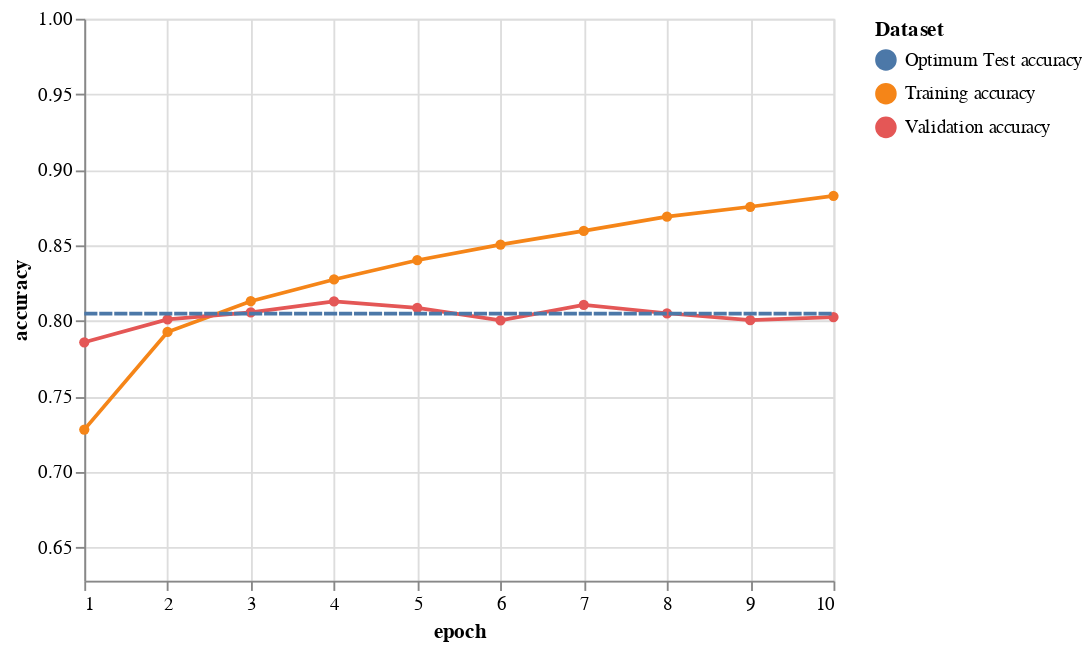

This figure's notebook cell:
### Code cell
training_lines(history.history['acc'], history.history['val_acc'], score[1])

### Figure 1 — Vega-Lite specification as saved in the notebook (floating-point values rounded to 4 significant figures)
{"config": {"view": {"continuousWidth": 400, "continuousHeight": 300}}, "layer": [{"data": {"name": "data-8d17d3fb121da081bcc2285810ee67a3"}, "mark": {"type": "line", "point": true}, "encoding": {"color": {"type": "nominal", "field": "Dataset"}, "x": {"type": "quantitative", "axis": {"tickMinStep": 1}, "field": "epoch"}, "y": {"type": "quantitative", "field": "accuracy", "scale": {"domain": [0.628, 1]}}}}, {"data": {"name": "data-b06acb0512228dd2ae2845ae2ba72f93"}, "mark": {"type": "line", "strokeDash": [7, 1]}, "encoding": {"color": {"type": "nominal", "field": "Dataset"}, "x": {"type": "quantitative", "axis": {"tickMinStep": 1}, "field": "epoch"}, "y": {"type": "quantitative", "field": "accuracy", "scale": {"domain": [0.628, 1]}}}}], "title": {"text": ""}, "$schema": "https://vega.github.io/schema/vega-lite/v4.8.1.json", "datasets": {"data-8d17d3fb121da081bcc2285810ee67a3": [{"accuracy": 0.728, "epoch": 1, "Dataset": "Training accuracy"}, {"accuracy": 0.7926, "epoch": 2, "Dataset": "Training accuracy"}, {"accuracy": 0.813, "epoch": 3, "Dataset": "Training accuracy"}, {"accuracy": 0.8274, "epoch": 4, "Dataset": "Training accuracy"}, {"accuracy": 0.8401, "epoch": 5, "Dataset": "Training accuracy"}, {"accuracy": 0.8505, "epoch": 6, "Dataset": "Training accuracy"}, {"accuracy": 0.8595, "epoch": 7, "Dataset": "Training accuracy"}, {"accuracy": 0.8689, "epoch": 8, "Dataset": "Training accuracy"}, {"accuracy": 0.8755, "epoch": 9, "Dataset": "Training accuracy"}, {"accuracy": 0.8828, "epoch": 10, "Dataset": "Training accuracy"}, {"accuracy": 0.7858, "epoch": 1, "Dataset": "Validation accuracy"}, {"accuracy": 0.801, "epoch": 2, "Dataset": "Validation accuracy"}, {"accuracy": 0.8056, "epoch": 3, "Dataset": "Validation accuracy"}, {"accuracy": 0.8128, "epoch": 4, "Dataset": "Validation accuracy"}, {"accuracy": 0.8085, "epoch": 5, "Dataset": "Validation accuracy"}, {"accuracy": 0.8003, "epoch": 6, "Dataset": "Validation accuracy"}, {"accuracy": 0.8106, "epoch": 7, "Dataset": "Validation accuracy"}, {"accuracy": 0.805, "epoch": 8, "Dataset": "Validation accuracy"}, {"accuracy": 0.8004, "epoch": 9, "Dataset": "Validation accuracy"}, {"accuracy": 0.8025, "epoch": 10, "Dataset": "Validation accuracy"}], "data-b06acb0512228dd2ae2845ae2ba72f93": [{"epoch": 1, "accuracy": 0.8048, "Dataset": "Optimum Test accuracy"}, {"epoch": 2, "accuracy": 0.8048, "Dataset": "Optimum Test accuracy"}, {"epoch": 3, "accuracy": 0.8048, "Dataset": "Optimum Test accuracy"}, {"epoch": 4, "accuracy": 0.8048, "Dataset": "Optimum Test accuracy"}, {"epoch": 5, "accuracy": 0.8048, "Dataset": "Optimum Test accuracy"}, {"epoch": 6, "accuracy": 0.8048, "Dataset": "Optimum Test accuracy"}, {"epoch": 7, "accuracy": 0.8048, "Dataset": "Optimum Test accuracy"}, {"epoch": 8, "accuracy": 0.8048, "Dataset": "Optimum Test accuracy"}, {"epoch": 9, "accuracy": 0.8048, "Dataset": "Optimum Test accuracy"}, {"epoch": 10, "accuracy": 0.8048, "Dataset": "Optimum Test accuracy"}]}}
